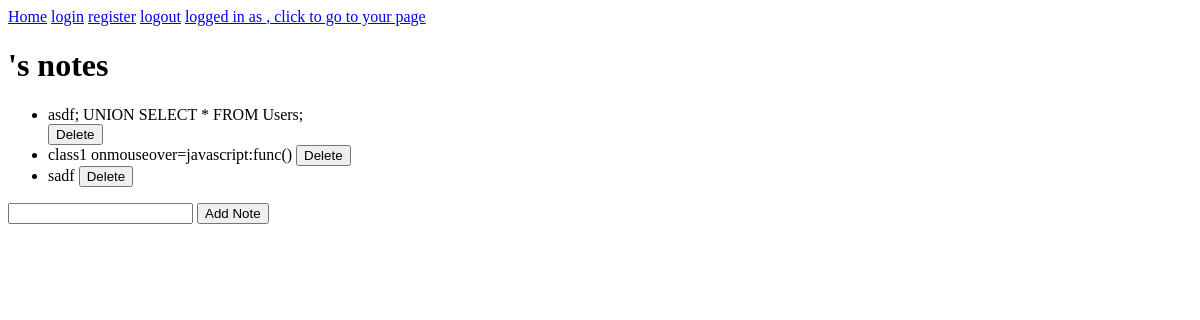
/accounts/asdf, run on an earlier commit of the app's database.
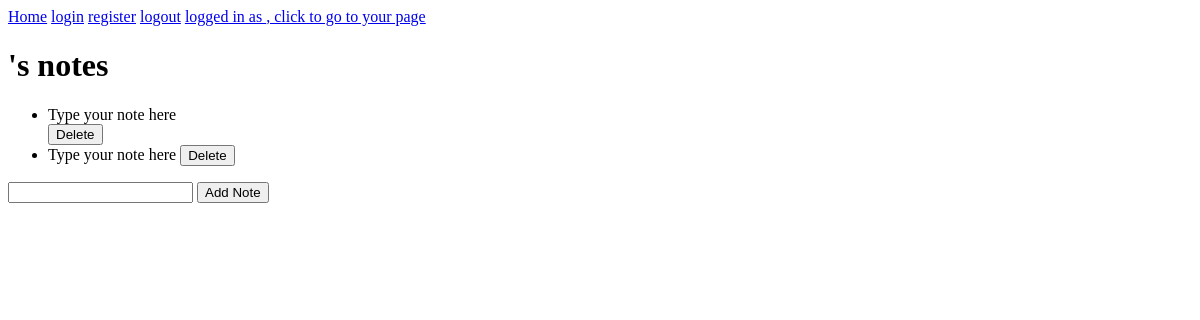
And on a later commit of the database.
### notes/models.py (models this page shows)
class Note(models.Model):
    id = models.AutoField(primary_key=True)
    user = models.ForeignKey(User, on_delete=models.CASCADE)
    note = models.TextField()
    secret = models.BooleanField(default=False)

### notes/views.py (the view)
# urls.py: path('accounts/<str:username>', views.accountView, name='account'),
def accountView(request, username):
    pageowner = User.objects.get(username=username)
    notes = Note.objects.filter(user=pageowner)
    user=request.user
    return render(request, 'account.html', {"notes": notes, "user": user, "pageowner": pageowner})

### notes/templates/account.html (shortened to what this page needs)
<!DOCTYPE html>
<html>
<head>
</head>
<body>
    <nav class="navbar">
        <a class="navbar__link" href="/">Home</a>
        <a class="navbar__link" href="/loginView/">login</a>
        <a class="navbar__link" href="/register/">register</a>
        <a class="navbar__link" href="/logoutView/">logout</a>
        {%if user%}
        <a class="navbar__link" href="/accounts/{{user.username}}">logged in as {{ user.username }}, click to go to your page</a>
        {%endif%}
    </nav>
<h1>{{user.username}}'s notes</h1>
<div>
    <ul>
        {% for note in notes %}
          <li>{{ note.note | safe}}
            <form action="/delete/{{ note.id }}" method="post">
              <input type="submit" value="Delete">
          </li>
        {% endfor %}
    </ul>
</div>
<div>
    <form action="/add/" method="post">
        <input type="text" name="note">
        <input type="submit" value="Add Note">
    </form>
</div>
</body>
</html>

What changed in the data, as far as the page shows it:
removed Note: note "asdf; UNION SELECT * FROM Users;"
removed Note: note "class1 onmouseover=javascript:func()"
removed Note: note "sadf"
added Note: note "Type your note here"
added Note: note "Type your note here"
